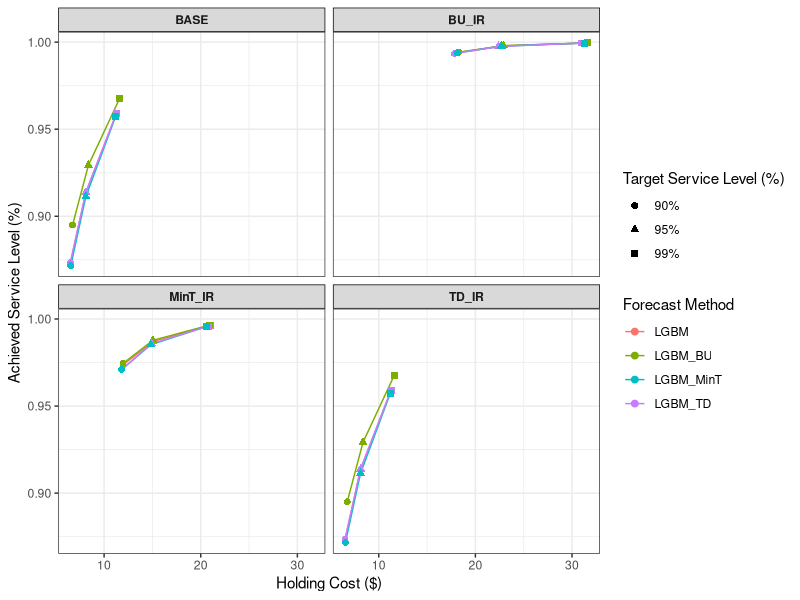
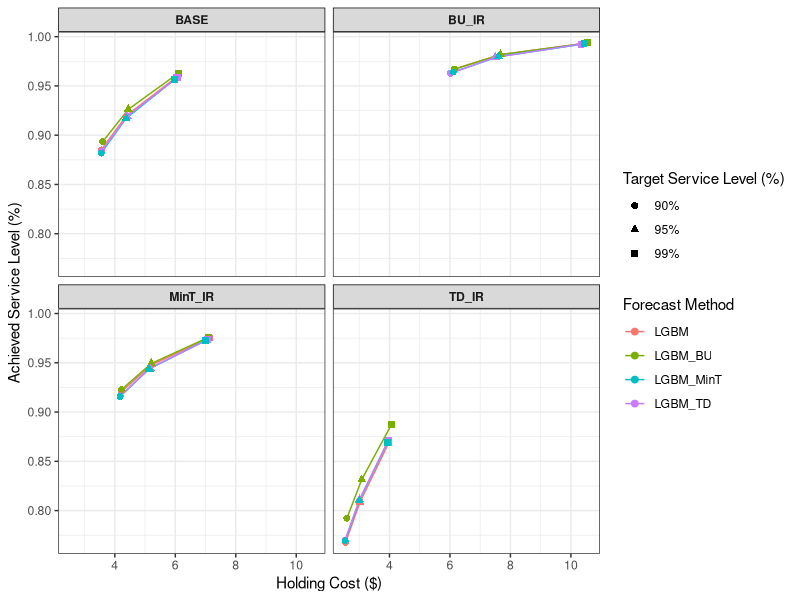
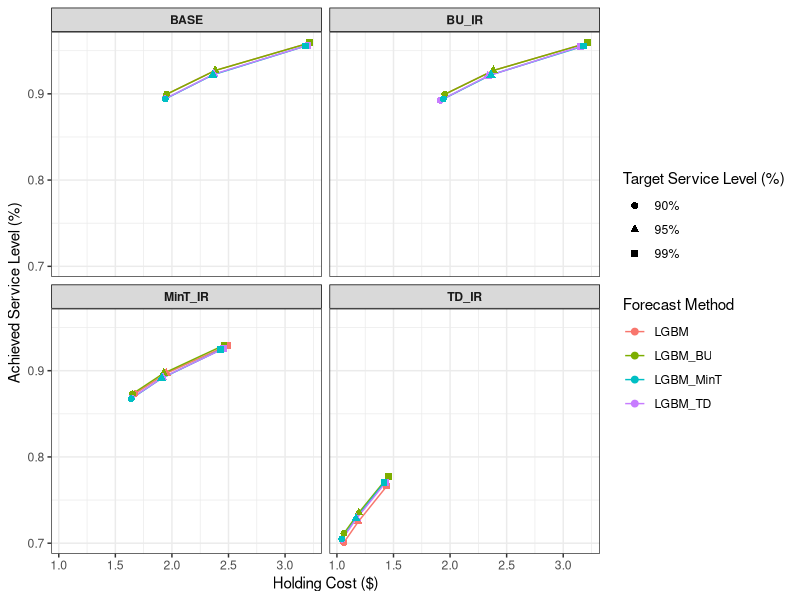
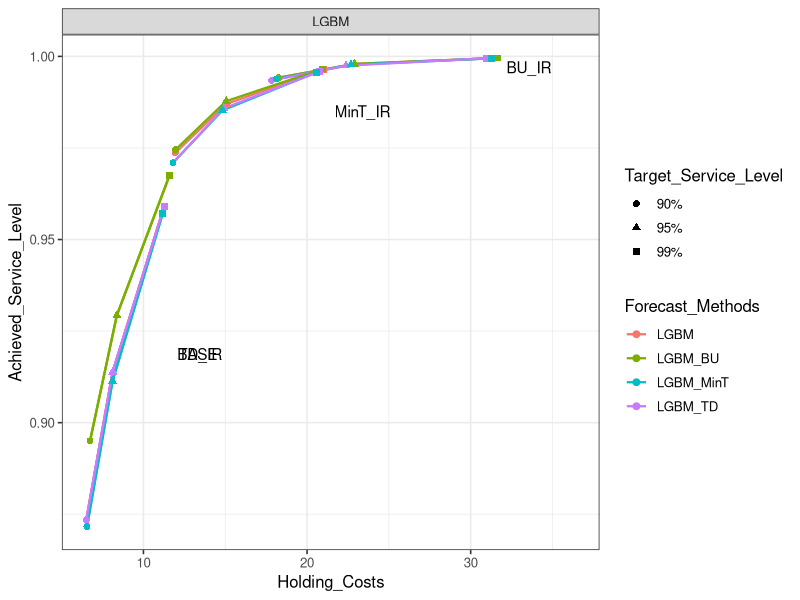
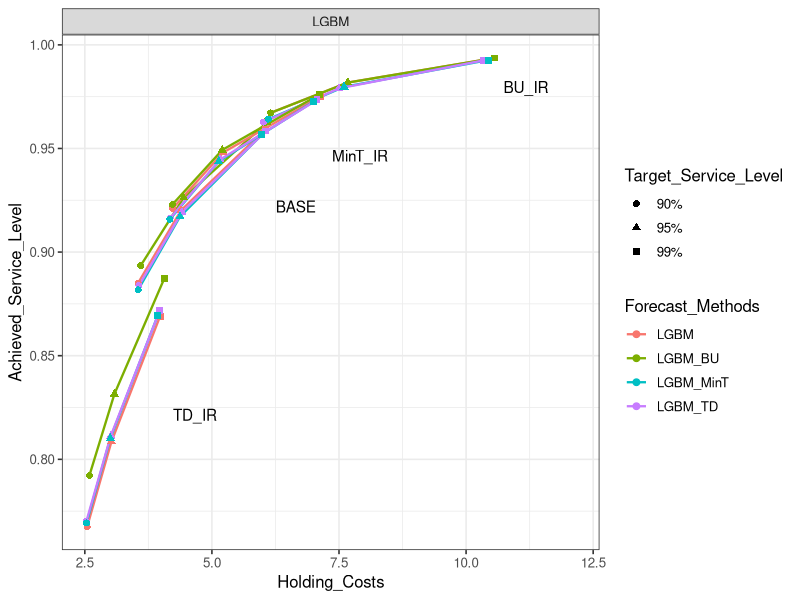
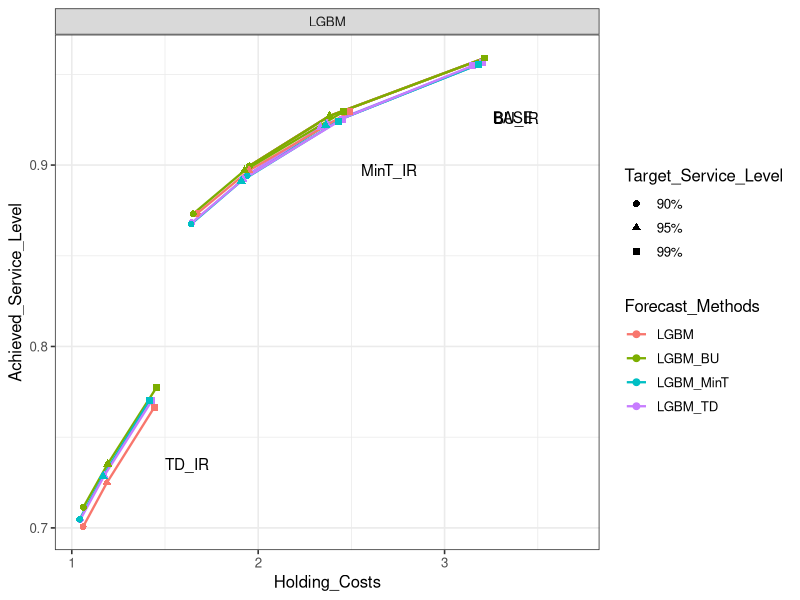
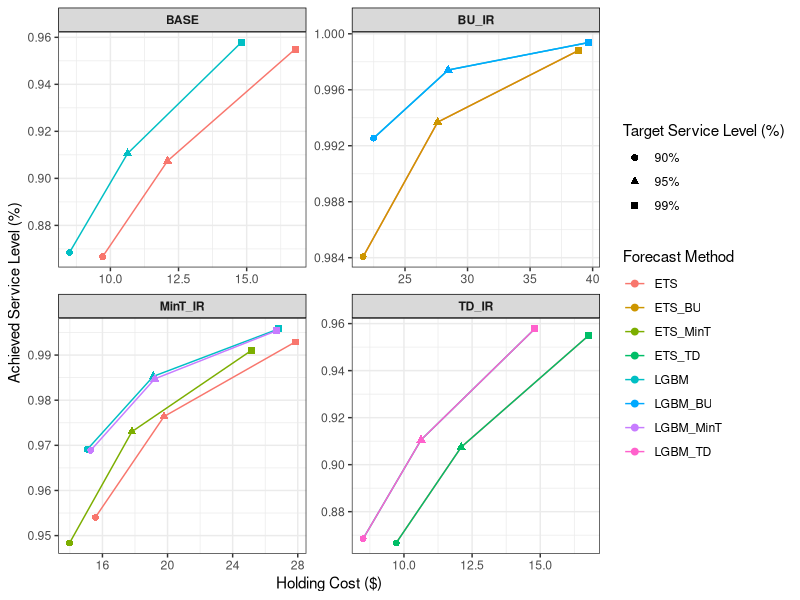
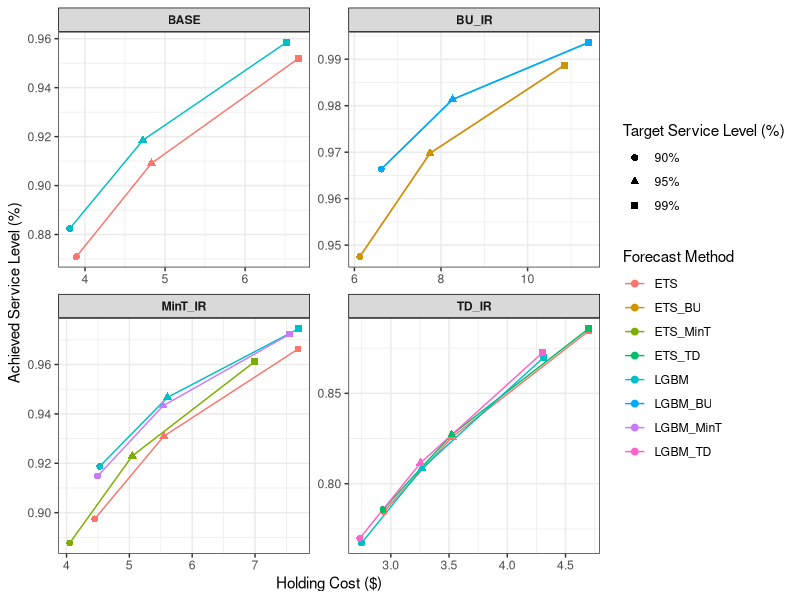

R code for these plots, in order:
library(ggplot2)
library(readr)
library(dplyr)
#library(Xtable)
# Viewtable()
setwd("D:/University of Queensland/Data Science/Semester 1 2025/1_Extension of capstone project/PLOTS_829_LGBM")
IDF <- read_csv("8LGBM.csv")
#####################################################
IDF$ModelGroup <- ifelse(grepl("LGBM", IDF$Forecast_Methods), "LGBM")
for (i in 10:12) {
  p <- ggplot(IDF[IDF[1] == i,], aes(x = Holding_Costs, 
                                     y = Achieved_Service_Level,
                                     color = Forecast_Methods, 
                                     shape = as.factor(Target_Service_Level))) +
    geom_line(aes(group = interaction(Forecast_Methods)), size = 0.5) +
    geom_point(size = 2) +
    facet_wrap(~ Senario, scales = "fixed") +
    labs(x = "Holding Cost ($)", y = "Achieved Service Level (%)",
         color = "Forecast Method", shape = "Target Service Level (%)") +
    theme_bw(base_size = 11) +
    theme(strip.background = element_rect(fill = "gray85", color = "black"),
          strip.text = element_text(face = "bold"))
  
  ggsave(filename = paste0("LGBM-level-", i, ".pdf"), plot = p, device = "pdf")#width = 8, height = 6,
}





for (i in 10:12) {
  df <- IDF[IDF[[1]] == i, ]
  
  df_labels <- df %>%
    group_by(Senario, ModelGroup) %>%
    summarise(Holding_Costs = max(Holding_Costs),
              Achieved_Service_Level = mean(Achieved_Service_Level),
              .groups = "drop")
  
  p <- ggplot(df,
              aes(x = Holding_Costs,
                  y = Achieved_Service_Level,
                  color = Forecast_Methods,
                  shape = Target_Service_Level,
                  group = interaction(Forecast_Methods, Senario))) +
    geom_line(size = 0.8) +
    geom_point(size = 2) +
    # 每个 Senario 一个标签
    geom_text(
      data = df_labels,
      aes(x = Holding_Costs,
          y = Achieved_Service_Level,
          label = Senario),
      inherit.aes = FALSE,
      hjust = -0.2,
      vjust = 0.5,
      show.legend = FALSE
    ) +
    facet_wrap(~ ModelGroup) +
    theme_bw(base_size = 12) +
    xlim(c(min(df$Holding_Costs), max(df$Holding_Costs) * 1.15))
  
  ggsave(filename = paste0("LGBM-level-", i, ".pdf"),
         plot = p, device = "pdf")
}



######################################################## FOODS
IDF <- read_csv("721Base2IR_L1_Category.csv")
IDF <- IDF[IDF$Group=='FOODS',]
for (i in 10:12) {
  p <- ggplot(IDF[IDF[1] == i,], aes(x = Holding_Costs, 
                                     y = Achieved_Service_Level,
                                     color = Forecast_Methods, 
                                     shape = as.factor(Target_Service_Level))) +
    geom_line(aes(group = interaction(Forecast_Methods)), size = 0.5) +
    geom_point(size = 2) +
    facet_wrap(~ Senario, scales = "free") +
    labs(x = "Holding Cost ($)", y = "Achieved Service Level (%)",
         color = "Forecast Method", shape = "Target Service Level (%)") +
    theme_bw(base_size = 11) +
    theme(strip.background = element_rect(fill = "gray85", color = "black"),
          strip.text = element_text(face = "bold"))
  
  ggsave(filename = paste0("FOODS_LT1-level-", i, ".pdf"), plot = p, device = "pdf")#width = 8, height = 6,
}


######################################################## 'HOBBIES'
IDF <- read_csv("721Base2IR_L1_Category.csv")
IDF <- IDF[IDF$Group=='HOBBIES',]
for (i in 10:12) {
  p <- ggplot(IDF[IDF[1] == i,], aes(x = Holding_Costs, 
                                     y = Achieved_Service_Level,
                                     color = Forecast_Methods, 
                                     shape = as.factor(Target_Service_Level))) +
    geom_line(aes(group = interaction(Forecast_Methods)), size = 0.5) +
    geom_point(size = 2) +
    facet_wrap(~ Senario, scales = "free") +
    labs(x = "Holding Cost ($)", y = "Achieved Service Level (%)",
         color = "Forecast Method", shape = "Target Service Level (%)") +
    theme_bw(base_size = 11) +
    theme(strip.background = element_rect(fill = "gray85", color = "black"),
          strip.text = element_text(face = "bold"))
  
  ggsave(filename = paste0("HOOBIES_LT1-level-", i, ".pdf"), plot = p, device = "pdf")#width = 8, height = 6,
}





######################################################## HOUSEHOLD
IDF <- read_csv("721Base2IR_L1_Category.csv")
IDF <- IDF[IDF$Group=='HOUSEHOLD',]
for (i in 10:12) {
  p <- ggplot(IDF[IDF[1] == i,], aes(x = Holding_Costs, 
                                     y = Achieved_Service_Level,
                                     color = Forecast_Methods, 
                                     shape = as.factor(Target_Service_Level))) +
    geom_line(aes(group = interaction(Forecast_Methods)), size = 0.5) +
    geom_point(size = 2) +
    facet_wrap(~ Senario, scales = "free") +
    labs(x = "Holding Cost ($)", y = "Achieved Service Level (%)",
         color = "Forecast Method", shape = "Target Service Level (%)") +
    theme_bw(base_size = 11) +
    theme(strip.background = element_rect(fill = "gray85", color = "black"),
          strip.text = element_text(face = "bold"))
  
  ggsave(filename = paste0("HOUSEHOLD_LT1-level-", i, ".pdf"), plot = p, device = "pdf")#width = 8, height = 6,
}


########################################################### COSTS
IDF <- read_csv("lgb_cost.csv")
for (i in 10:12) {
  p <- ggplot(IDF[IDF[1]==i,], aes(x = Holding_Costs+Backlogging_Costs, 
                                   y = Senario, #reorder(Forecast_Methods, 
                                   fill = factor(Forecast_Methods))) +
    #scale_fill_manual(values = c("darkgreen", "darkorange", "darkred")) +
    theme_bw(base_size = 11) +
    labs(x = "Total Cost ($)", y = "IR Methods", fill = "Forecast Methods")+
    theme(strip.background = element_rect(fill = "gray85", color = "black"),  
          strip.text = element_text(face = "bold"))+
    geom_bar(stat = "identity", position = "dodge") +
    facet_wrap(~ Target_Service_Level, scales = "free")
  
  ggsave(filename = paste0("LGBM-level-costs-", i, ".pdf"), plot = p, device = "pdf")#width = 8, height = 6,
}

########################################################### MINTS
#IDF <- read_csv("721MinTs_IR_L1.csv")#721MinTs_IR_L1, 8_721Base2IR_L1_wls-var
for (i in 10:12) {
  p <- ggplot(IDF[IDF[1] == i,], aes(x = Holding_Costs, 
                                     y = Achieved_Service_Level,
                                     color = Forecast_Methods, 
                                     shape = as.factor(Target_Service_Level))) +
    geom_line(aes(group = interaction(Forecast_Methods)), size = 0.5) +
    geom_point(size = 2) +
    facet_wrap(~ Senario, scales = "fixed") +
    labs(x = "Holding Cost ($)", y = "Achieved Service Level (%)",
         color = "Forecast Method", shape = "Target Service Level (%)") +
    theme_bw(base_size = 11) +
    theme(strip.background = element_rect(fill = "gray85", color = "black"),
          strip.text = element_text(face = "bold"))
  
  ggsave(filename = paste0("MinTsLT1-level-", i, ".pdf"), plot = p, device = "pdf")#width = 8, height = 6,
}
